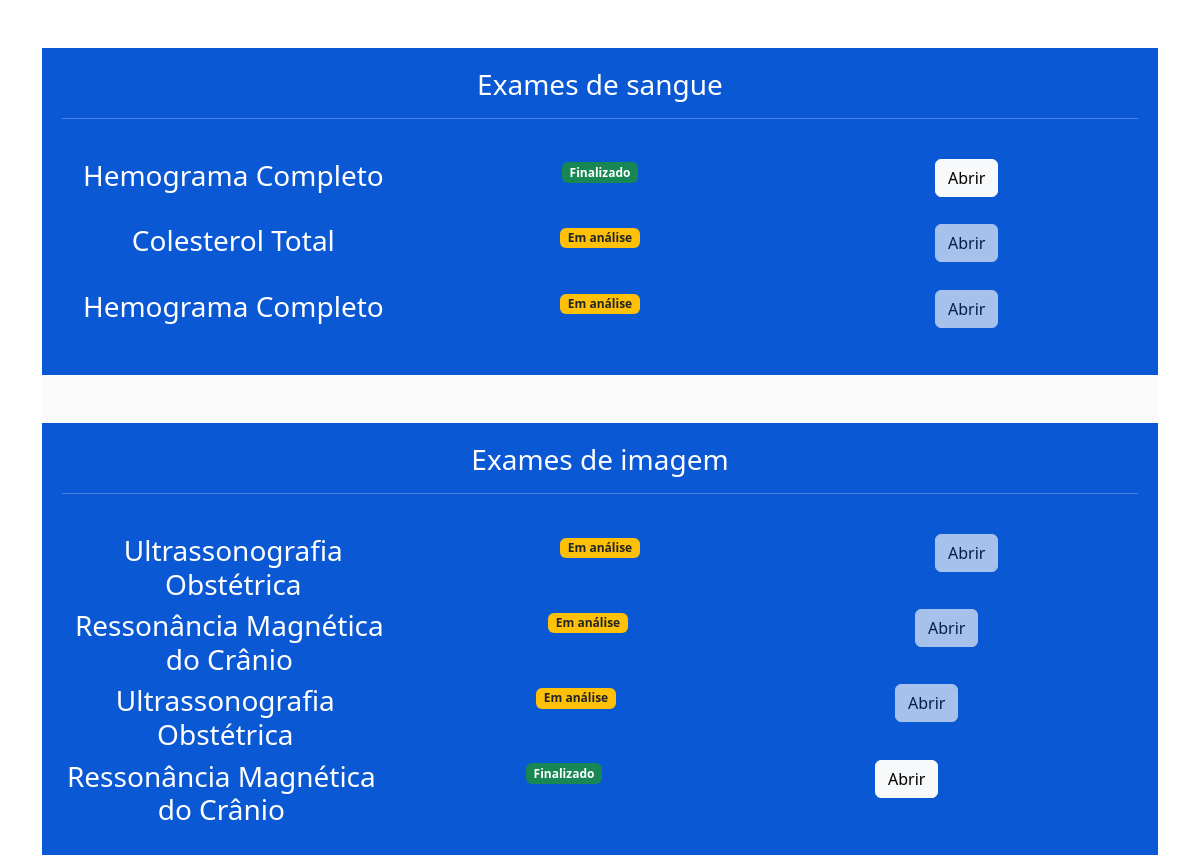
Screenshot of /exames/gerenciar_exames/ (signed in) with the database file from the repository.
### exames/models.py (models this page shows, shortened)
class SolicitacaoExame(models.Model):
    choice_status = (
    ('E', 'Em análise'),
    ('F', 'Finalizado')
    )
    usuario = models.ForeignKey(User, on_delete=models.DO_NOTHING)
    exame = models.ForeignKey(TiposExames, on_delete=models.DO_NOTHING)
    status = models.CharField(max_length=2, choices=choice_status)
    resultado = models.FileField(upload_to="resultados", null=True, blank=True)
    requer_senha = models.BooleanField(default=False)
    senha = models.CharField(max_length=6, null=True, blank=True)
    def badge_template(self):
        if self.status == 'E':
            classes_css = 'bg-warning text-dark'
            texto = "Em análise"
        elif self.status == 'F':
            classes_css = 'bg-success'
            texto = "Finalizado"
        return mark_safe(f"<span class='badge bg-primary {classes_css}'>{texto}</span>")

class TiposExames(models.Model):
    tipo_choices = (
    ('I', 'Exame de imagem'),
    ('S', 'Exame de Sangue')
    )
    nome = models.CharField(max_length=50)
    tipo = models.CharField(max_length=2, choices=tipo_choices)
    preco = models.FloatField()
    disponivel = models.BooleanField(default=True)
    horario_inicial = models.IntegerField()
    horario_final = models.IntegerField()

### exames/views.py (the view)
# urls.py: path("gerenciar_exames/", views.gerenciar_exames, name="gerenciar_exames"),
@login_required
def gerenciar_exames(request):
    exames = SolicitacaoExame.objects.filter(usuario=request.user)
    return render(request, 'gerenciar_exames.html', {'exames': exames})

### exames/templates/gerenciar_exames.html (shortened to what this page needs)
{% extends "bases/base.html" %}
{% load static %}
{% block 'head' %}
    <link href="{% static 'exames/css/css.css' %}" rel="stylesheet">
    <link href="{% static 'exames/css/gerenciar_pedidos.css' %}" rel="stylesheet">
    <link href="{% static 'exames/css/gerenciar_exames.css' %}" rel="stylesheet">
{% endblock 'head' %}
{% block 'conteudo' %}
    <br>
    <br>
    <div class="container">
        <div class="card card-view">
        <div class="sub-card">
        <h3>Exames de sangue</h3>
        <hr>
        <br>
        {% for exame in exames %}
        {% if exame.exame.tipo == 'S'%}
        <div class="row">
            <div class="col-md"><h3>{{exame.exame.nome}}</h3></div>
            <div class="col-md">{{exame.badge_template}}</div>
            <div class="col-md">
            {% if exame.status == 'F' %}
            <a href="{% url "permitir_abrir_exame" exame.id %}" class="btn btn-light">Abrir</a>
            {% else %}
            <a href="#" class="btn btn-light disabled">Abrir</a>
            {% endif %}
            </div>
            </div>
            <br>
            {% endif %}
            {% endfor %}
        </div>
        <br>
        <br>
        <div class="sub-card">
            <h3>Exames de imagem</h3>
            <hr>
            <br>
            {% for exame in exames %}
            {% if exame.exame.tipo == 'I'%}
            <div class="row">
            <div class="col-md"><h3>{{exame.exame.nome}}</h3></div>
            <div class="col-md">{{exame.badge_template}}</div>
            <div class="col-md">
            {% if exame.status == 'F' %}
            <a href="{% url "permitir_abrir_exame" exame.id %}" class="btn btn-light">Abrir</a>
            {% else %}
            <a href="#" class="btn btn-light disabled">Abrir</a>
            {% endif %}
            </div>
            <br>
            {% endif %}
            {% endfor %}
        </div>
    </div>
</div>
{% endblock 'conteudo' %}

### templates/bases/base.html (shortened to what this page needs)
{% load static %}
<!doctype html>
<html lang="pt-BR">
    <head>
        <link href="https://cdn.jsdelivr.net/npm/bootstrap@5.3.1/dist/css/bootstrap.min.css" rel="stylesheet">
        <link href="{% static 'geral/css/base.css' %}" rel="stylesheet">
        {% block 'head' %}{% endblock %}
    </head>
    <body>
    {% block 'conteudo' %}{% endblock %}
    </body>
</html>

### templates/static/geral/css/base.css (style rules this page uses)
:root { --main-color: #042151; --dark-color: #0a58d4; --light-color: #15c4f6; --contrast-color: #043e8f; --differential-color: #9ffafa; }
* { color: white }

### templates/static/exames/css/css.css (style rules this page uses)
body { background-image: url('/static/geral/img/bg2.jpg'); background-size: cover; }
.card { background-color: rgba(217, 217, 217, .14); color: white; padding: 15px; }

### templates/static/exames/css/gerenciar_pedidos.css (style rules this page uses)
.card-view { text-align: center; padding: 0; border: none; height: 70vh; }

### templates/static/exames/css/gerenciar_exames.css (style rules this page uses)
.sub-card { background-color: var(--dark-color); padding: 20px; }

### rows the page displays
SolicitacaoExame: exame.nome "Hemograma Completo", badge_template "Finalizado", shows "Abrir"
SolicitacaoExame: exame.nome "Colesterol Total", badge_template "Em análise", shows "Abrir"
SolicitacaoExame: exame.nome "Hemograma Completo", badge_template "Em análise", shows "Abrir"
SolicitacaoExame: exame.nome "Ultrassonografia Obstétrica", badge_template "Em análise", shows "Abrir"
SolicitacaoExame: exame.nome "Ressonância Magnética do Crânio", badge_template "Em análise", shows "Abrir"
SolicitacaoExame: exame.nome "Ultrassonografia Obstétrica", badge_template "Em análise", shows "Abrir"
SolicitacaoExame: exame.nome "Ressonância Magnética do Crânio", badge_template "Finalizado", shows "Abrir"
